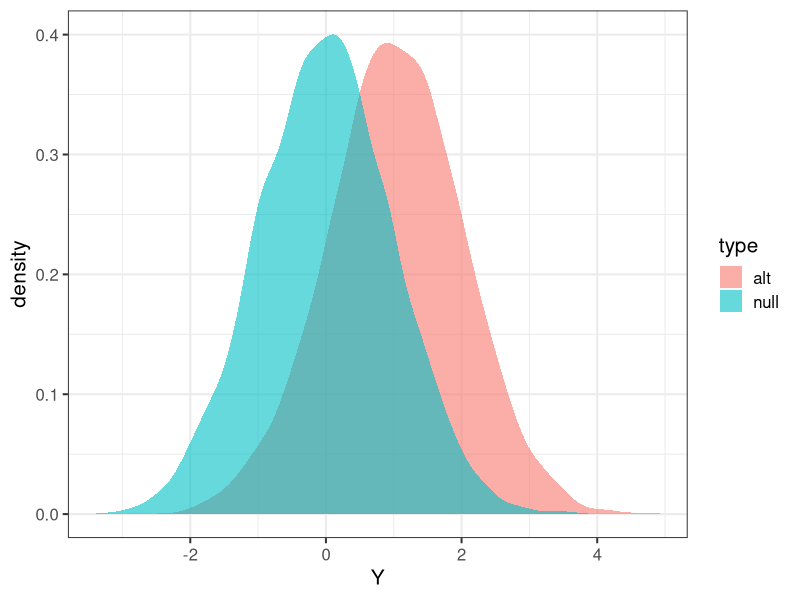

The R script that drew this image:
## ---- chunk 1
knitr::opts_chunk$set(echo = TRUE)
## ---- chunk 2
library(tidyverse)
simulate_genotype = function(maf, num_individuals, num_replicates) {
  # maf: minor allele frequency
  # num_individuals: the number of individuals in each replicates
  # num_replicates: the number of replicates
  # it returns a matrix with num_individuals rows and num_replicates columns
  genotype = matrix( 
    rbinom(num_individuals * num_replicates, 2, maf), 
    nrow = num_individuals, 
    ncol = num_replicates 
  )
  return(genotype)
}
simulate_phenotype = function(genotype, beta, sig2epsi) {
  # genotype: each column is one replicate 
  # beta: effect size of the linear model
  # sig2epsi: the variance of the noise term
  num_individuals = nrow(genotype)
  num_replicates = ncol(genotype)
  epsilon = matrix( 
    rnorm(num_individuals * num_replicates, mean = 0, sd = sqrt(sig2epsi)), 
    nrow = num_individuals, 
    ncol = num_replicates 
  )
  phenotype = genotype * beta + epsilon
  return(phenotype)
}

linear_model_simulator = function(num_replicates, num_individuals, maf, beta, sig2epsi) {
  # simulate genotype
  X = simulate_genotype(maf, num_individuals, num_replicates)
  
  # simulate phenotype given genotype and model parameters
  Y = simulate_phenotype(X, beta, sig2epsi)
  return(list(Y = Y, X = X))
}
## ---- chunk 3
# specify paramters
nindiv = 1000
nreplicate = 5000
maf = 0.30
b = 0.05
sig2e = 1

# run simulator 
## under the alternative
data_alt = linear_model_simulator(nreplicate, nindiv, maf, 0.05, sig2e)  
## under the null
data_null = linear_model_simulator(nreplicate, nindiv, maf, 0, sig2e)  
## ---- chunk 4
runassoc = function(X,Y)
{
  pvec = rep(NA,ncol(X))
  bvec = rep(NA,ncol(X))
  for(ss in 1:ncol(X))
  {
    x = X[,ss]
    y = Y[,ss]
    fit = lm(y~x)
    pvec[ss] = summary(fit)$coefficients[2,4]  
    bvec[ss] =  summary(fit)$coefficients[2,1]  
  }
  list(pvec=pvec, bvec=bvec)
}

p2z = function(b,p)
{
  ## calculate zscore from p-value and sign of effect size
  sign(b) * abs(qnorm(p/2))
}

calcz = function(X,Y)
{
  tempo = runassoc(X,Y)
  p2z(tempo$bvec,tempo$pvec)
}
## ---- chunk 5
Zalt = calcz(data_alt$X, data_alt$Y)
Znull = calcz(data_null$X, data_null$Y)

tibble(Y = c(Zalt,Znull), type=c(rep("alt",length(Zalt)),rep("null",length(Znull))) ) %>% ggplot(aes(Y,fill=type)) + geom_density(color=NA,alpha=0.6) + theme_bw(base_size = 15)

## ---- chunk 6

## define significance level

alpha = 0.01

## find threshold for rejection; we want P(Znull > alpha/2) two-sided

threshold = quantile(Znull, 1 - alpha/2)

## calculate proportion of Zalt above threshold

mean(Zalt > threshold)
## ---- chunk 7
library(pwr)
calc_r = function(b,maf,sdy) {sdx = sqrt(2 * maf * (1-maf)); sdx * b * sdy}
r = calc_r(b=b,maf=maf,sdy= sqrt(sig2e + b**2*2*maf*(1-maf)))
pwr.r.test(n = nindiv, r= r, sig.level = alpha)
